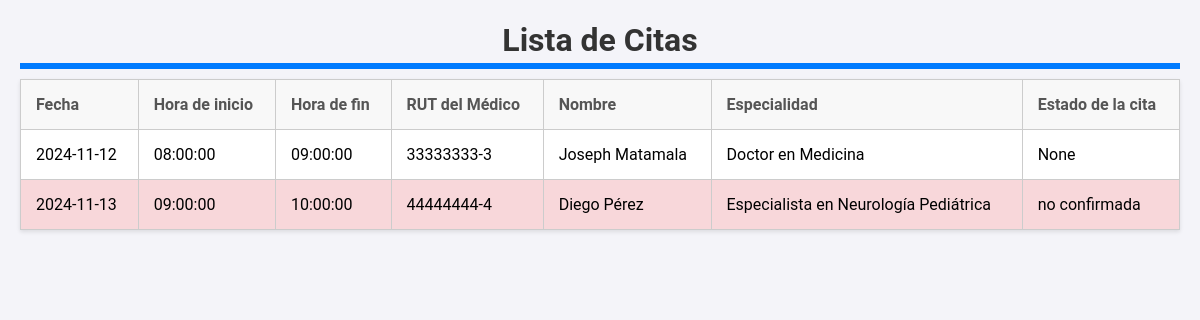
Page /citas_actuales on the committed database.
### tables this page shows
CREATE TABLE Bloque_Horario (
    Numero_bloque INT PRIMARY KEY,
    Hora_inicio TIME NOT NULL,
    Hora_fin TIME NOT NULL,
    CHECK (Hora_inicio < Hora_fin)
);

CREATE TABLE Agenda (
    codigo_agenda INT PRIMARY KEY,
    Dia_a_trabajar DATE NOT NULL,
    Rut_p VARCHAR(20),
    FOREIGN KEY (Rut_p) REFERENCES Profesional(rut_persona)
);

CREATE TABLE Profesional (
    rut_persona VARCHAR(20) PRIMARY KEY,
    titulo VARCHAR(100),
    ID_Depto VARCHAR(100),
    FOREIGN KEY (rut_persona) REFERENCES Persona(rut),
    FOREIGN KEY (titulo) REFERENCES Titulos_disponibles(titulo),
    FOREIGN KEY (ID_Depto) REFERENCES Departamento(ID_Depto)
);

CREATE TABLE Titulos_disponibles (
    titulo VARCHAR(100) PRIMARY KEY
);

CREATE TABLE Reserva (
    Codigo_reserva INT PRIMARY KEY,
    Bloque INT NOT NULL,
    codigo_agenda INT NOT NULL,
    estado_reserva VARCHAR(50) DEFAULT 'no confirmada',
    rut VARCHAR(20),
    FOREIGN KEY (rut) REFERENCES Persona(rut),
    FOREIGN KEY (Bloque, codigo_agenda) REFERENCES Bloque_esta_en_agenda(Bloque, codigo_agenda)
);

### app.py (the view)
@app.route('/citas_actuales')
def citas_actuales():
    conn = sqlite3.connect('bases de datos/clinica.db')
    cursor = conn.cursor()
    query = """
   SELECT
    A.Dia_a_trabajar AS fecha,
    B.Hora_inicio AS hora_inicio,
    B.Hora_fin AS hora_fin,
    PR.rut_persona AS rut_medico,
    CONCAT(P.primer_nombre, ' ', P.primer_apellido) AS nombre_medico,
    T.titulo AS titulo_medico,
    R.estado_reserva AS estado_reserva
    FROM
    Agenda A
    JOIN
    Bloque_esta_en_agenda BEA ON A.codigo_agenda = BEA.codigo_agenda
    JOIN
    Bloque_Horario B ON BEA.Bloque = B.Numero_bloque
    LEFT JOIN
    Reserva R ON BEA.codigo_agenda = R.codigo_agenda AND BEA.Bloque = R.Bloque
    LEFT JOIN
    Profesional PR ON A.Rut_p = PR.rut_persona
    LEFT JOIN
    Persona P ON PR.rut_persona = P.rut
    LEFT JOIN
    Titulos_disponibles T ON PR.titulo = T.titulo
    ORDER BY
    A.Dia_a_trabajar,
    B.Hora_inicio;
    """
    cursor.execute(query)
    citas = cursor.fetchall()
    conn.close()
    return render_template('citas.html', citas=citas)

### templates/citas.html (shortened to what this page needs)
<!DOCTYPE html>
<html lang="es">
<head>
    <link rel="stylesheet" href="{{ url_for('static', filename='css/citas.css') }}">
</head>
<body>
    <h1>Lista de Citas</h1>
    <table>
        <thead>
            <tr>
                <th>Fecha</th>
                <th>Hora de inicio</th>
                <th>Hora de fin</th>
                <th>RUT del Médico</th>
                <th>Nombre</th>
                <th>Especialidad</th>
                <th>Estado de la cita</th>
            </tr>
        </thead>
        <tbody>
            {% for cita in citas %}
            <tr>
                <td>{{ cita[0] }}</td>
                <td>{{ cita[1] }}</td>
                <td>{{ cita[2] }}</td>
                <td>{{ cita[3] }}</td>
                <td>{{ cita[4] }}</td>
                <td>{{ cita[5] }}</td>
                <td>{{ cita[6] }}</td>
            </tr>
            {% endfor %}
        </tbody>
    </table>
</body>
</html>

### static/css/citas.css (style rules this page uses)
body { font-family: 'Roboto', Arial, sans-serif; margin: 20px; background-color: #f4f4f9; }
h1 { color: #333; margin-bottom: 20px; text-align: center; position: relative; }
h1::after { content: ''; display: block; width: 100%; height: 6px; background-color: #007BFF; position: absolute; bottom: -10px; left: 0; }
.no-confirmada { background-color: #f8d7da !important; }
table { width: 100%; table-layout: auto; border-collapse: collapse; margin-bottom: 20px; background-color: #fff; box-shadow: 0 2px 4px rgba(0, 0, 0, 0.1); }
table, th, td { border: 1px solid #ccc; }
th, td { padding: 15px; text-align: left; }
th { background-color: #f8f8f8; color: #555; }
tr:nth-child(even) { background-color: #f9f9f9; }

### rows in the picture
Bloque_Horario: Dia_a_trabajar "2024-11-12", Hora_inicio "08:00:00", Hora_fin "09:00:00", rut_persona "33333333-3", cita "Joseph Matamala", titulo "Doctor en Medicina", cita "None"
Bloque_Horario: Dia_a_trabajar "2024-11-13", Hora_inicio "09:00:00", Hora_fin "10:00:00", rut_persona "44444444-4", cita "Diego Pérez", titulo "Especialista en Neurología Pediátrica", estado_reserva "no confirmada"
